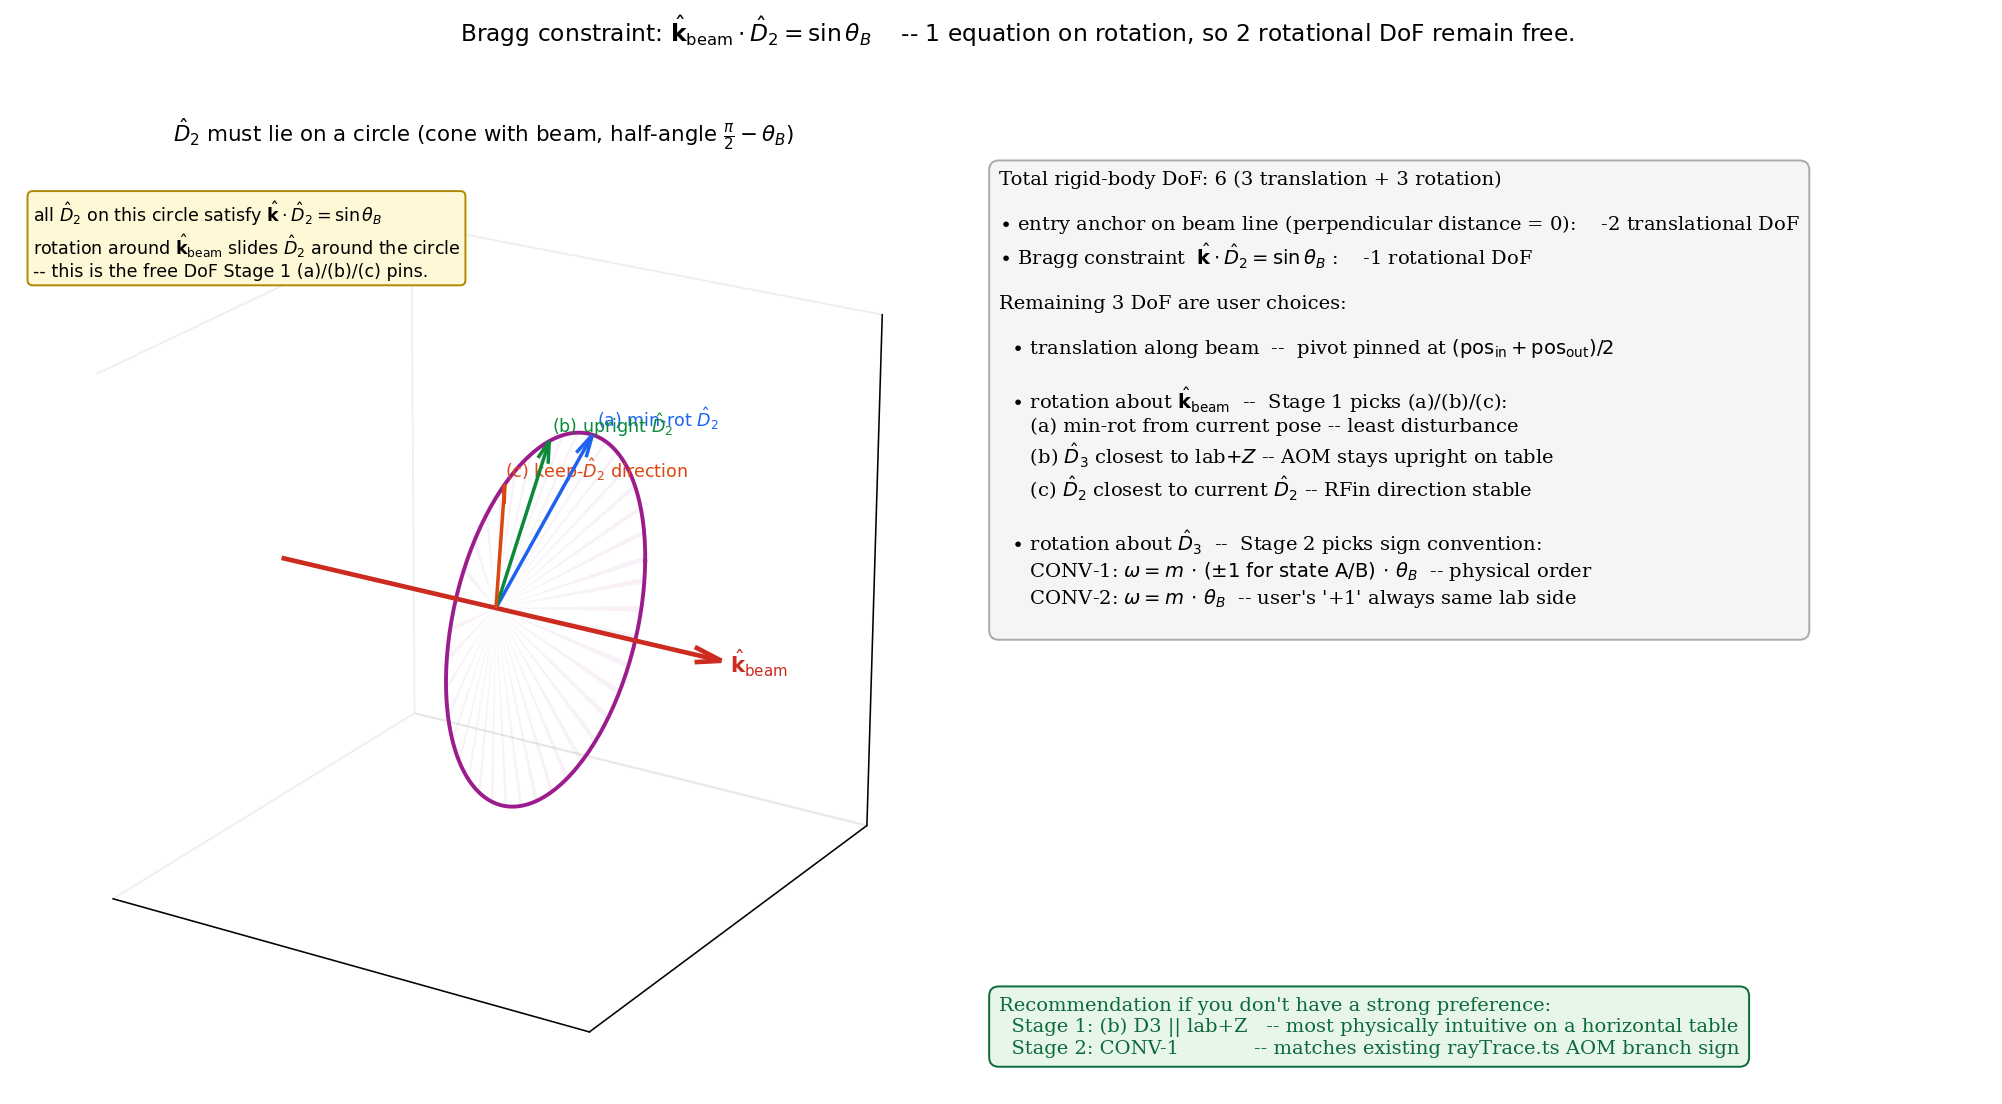

This chart was generated by the following Python code:
"""Final design diagram: Bragg DoF accounting and alignment algorithm.

Principle:
  Bragg geometry constrains ONLY beam.D2 = sin(theta_B).
  - 1 equation on rotation -> 2 rotational DoF remain free.
  - "entry anchor on beam line" is 2 equations on translation -> 1 translational DoF remains.

Total free DoF after Bragg + entry-on-beam:
  - translation along beam (1 DoF)        -> pinned by midpoint pivot choice
  - rotation about beam direction (1 DoF) -> pinned by Stage 1 (a)/(b)/(c)
  - rotation about D3 (1 DoF)             -> pinned by Stage 2 sign convention

The plot shows:
  Top: cone of allowed D2 directions (D2 must satisfy beam.D2 = sin theta_B).
  Bottom: how Stage 1's three options pick a specific point on the cone.
"""
import numpy as np
import matplotlib.pyplot as plt
from mpl_toolkits.mplot3d.art3d import Poly3DCollection


THETA_DEG = 18.0  # exaggerated
theta = np.deg2rad(THETA_DEG)


def setup_3d(ax, title):
    R = 1.4
    ax.set_xlim(-R, R); ax.set_ylim(-R, R); ax.set_zlim(-R, R)
    ax.set_box_aspect((1, 1, 1))
    ax.view_init(elev=22, azim=-58)
    ax.set_xticks([]); ax.set_yticks([]); ax.set_zticks([])
    for pane in (ax.xaxis.pane, ax.yaxis.pane, ax.zaxis.pane):
        pane.fill = False; pane.set_edgecolor("#e0e0e0")
    ax.set_title(title, fontsize=11, pad=4)


def normalize(v):
    return v / np.linalg.norm(v)


fig = plt.figure(figsize=(15, 8))
fig.suptitle(
    r"Bragg constraint: $\hat{\mathbf{k}}_{\rm beam} \cdot \hat{D}_2 = \sin\theta_B$"
    "    -- 1 equation on rotation, so 2 rotational DoF remain free.",
    fontsize=12,
)

# --- Panel 1: cone of allowed D2 directions ---
ax1 = fig.add_subplot(1, 2, 1, projection="3d")
setup_3d(ax1, r"$\hat{D}_2$ must lie on a circle (cone with beam, half-angle $\frac{\pi}{2}-\theta_B$)")

# Beam along +x in this view for clarity.
beam = np.array([1.0, 0.0, 0.0])
ax1.quiver(-1.3, 0, 0, 2.6, 0, 0, color="#cc2b1f", lw=2.4, arrow_length_ratio=0.06)
ax1.text(1.35, 0, -0.05, r"$\hat{\mathbf{k}}_{\rm beam}$", color="#cc2b1f", fontsize=11)

# Cone = all unit vectors v with v.beam = sin theta_B.
# Parametrise: v = sin(theta_B)*beam + cos(theta_B)*(cos(phi)*e2 + sin(phi)*e3)
# with e2=lab+y, e3=lab+z.
phis = np.linspace(0, 2 * np.pi, 200)
circle_x = np.full_like(phis, np.sin(theta))
circle_y = np.cos(theta) * np.cos(phis)
circle_z = np.cos(theta) * np.sin(phis)
ax1.plot(circle_x, circle_y, circle_z, color="#9c1c8e", lw=2.0)
# Cone shading
for phi_a, phi_b in zip(phis[:-1:5], phis[1::5]):
    pa = [np.sin(theta), np.cos(theta) * np.cos(phi_a), np.cos(theta) * np.sin(phi_a)]
    pb = [np.sin(theta), np.cos(theta) * np.cos(phi_b), np.cos(theta) * np.sin(phi_b)]
    poly = Poly3DCollection([[(0, 0, 0), tuple(pa), tuple(pb)]],
                            alpha=0.06, facecolor="#9c1c8e", edgecolor="none")
    ax1.add_collection3d(poly)

# Three example D2 picks corresponding to options (a), (b), (c).
# For visualization, pick three angles:
phi_b = np.pi / 2     # pointing toward +z (option b: D3 closest to lab+z makes D2 horizontal-ish)
phi_a = np.pi / 2 - 0.45
phi_c = np.pi / 2 + 0.45
for phi, lbl, col in [
    (phi_a, "(a) min-rot $\\hat{D}_2$",      "#1c64f2"),
    (phi_b, "(b) upright $\\hat{D}_2$",      "#0b8a3a"),
    (phi_c, "(c) keep-$\\hat{D}_2$ direction","#d9480f"),
]:
    p = np.array([np.sin(theta),
                  np.cos(theta) * np.cos(phi),
                  np.cos(theta) * np.sin(phi)])
    ax1.quiver(0, 0, 0, *p, color=col, lw=1.8, arrow_length_ratio=0.12)
    ax1.text(p[0] * 1.05, p[1] * 1.05, p[2] * 1.05,
             lbl, color=col, fontsize=9)

# Annotation
ax1.text2D(0.02, 0.95,
           r"all $\hat{D}_2$ on this circle satisfy $\hat{\mathbf{k}}\cdot\hat{D}_2 = \sin\theta_B$"
           "\nrotation around $\\hat{\\mathbf{k}}_{\\rm beam}$ slides $\\hat{D}_2$ around the circle"
           "\n-- this is the free DoF Stage 1 (a)/(b)/(c) pins.",
           transform=ax1.transAxes, fontsize=9, va="top",
           bbox=dict(boxstyle="round,pad=0.3",
                     facecolor="#fff8d6", edgecolor="#b08900"))

# --- Panel 2: DoF accounting flow ---
ax2 = fig.add_subplot(1, 2, 2)
ax2.axis("off")
ax2.set_xlim(0, 1); ax2.set_ylim(0, 1)

txt = (
    "Total rigid-body DoF: 6 (3 translation + 3 rotation)\n\n"
    r"$\bullet$ entry anchor on beam line (perpendicular distance = 0):  "
    r"  -2 translational DoF" "\n"
    r"$\bullet$ Bragg constraint  $\hat{\mathbf{k}}\cdot\hat{D}_2 = \sin\theta_B$ :  "
    r"  -1 rotational DoF" "\n\n"
    "Remaining 3 DoF are user choices:\n\n"
    r"  $\bullet$ translation along beam  --  pivot pinned at $(\mathrm{pos}_{\rm in}+\mathrm{pos}_{\rm out})/2$" "\n\n"
    r"  $\bullet$ rotation about $\hat{\mathbf{k}}_{\rm beam}$  --  Stage 1 picks (a)/(b)/(c):" "\n"
    r"     (a) min-rot from current pose -- least disturbance" "\n"
    r"     (b) $\hat{D}_3$ closest to lab$+Z$ -- AOM stays upright on table" "\n"
    r"     (c) $\hat{D}_2$ closest to current $\hat{D}_2$ -- RFin direction stable" "\n\n"
    r"  $\bullet$ rotation about $\hat{D}_3$  --  Stage 2 picks sign convention:" "\n"
    r"     CONV-1: $\omega = m\,\cdot\,(\pm 1\text{ for state A/B})\,\cdot\,\theta_B$  -- physical order" "\n"
    r"     CONV-2: $\omega = m\,\cdot\,\theta_B$  -- user's '+1' always same lab side" "\n"
)
ax2.text(0.0, 0.98, txt, va="top", ha="left", fontsize=10, family="serif",
         bbox=dict(boxstyle="round,pad=0.5", facecolor="#f5f5f5", edgecolor="#aaa"))

# Recommended defaults box
ax2.text(0.0, 0.10,
         "Recommendation if you don't have a strong preference:\n"
         "  Stage 1: (b) D3 || lab+Z   -- most physically intuitive on a horizontal table\n"
         "  Stage 2: CONV-1            -- matches existing rayTrace.ts AOM branch sign",
         va="top", ha="left", fontsize=10, family="serif", color="#0b6a3a",
         bbox=dict(boxstyle="round,pad=0.5", facecolor="#e8f5e9", edgecolor="#0b6a3a"))

plt.tight_layout(rect=[0, 0, 1, 0.93])
out_path = r"C:\Users\admin\OneDrive\桌面\YX\QMsimulation\qmem-digital-twin\docs\aom_align_dof.png"
plt.savefig(out_path, dpi=140, bbox_inches="tight")
print(f"Saved: {out_path}")
